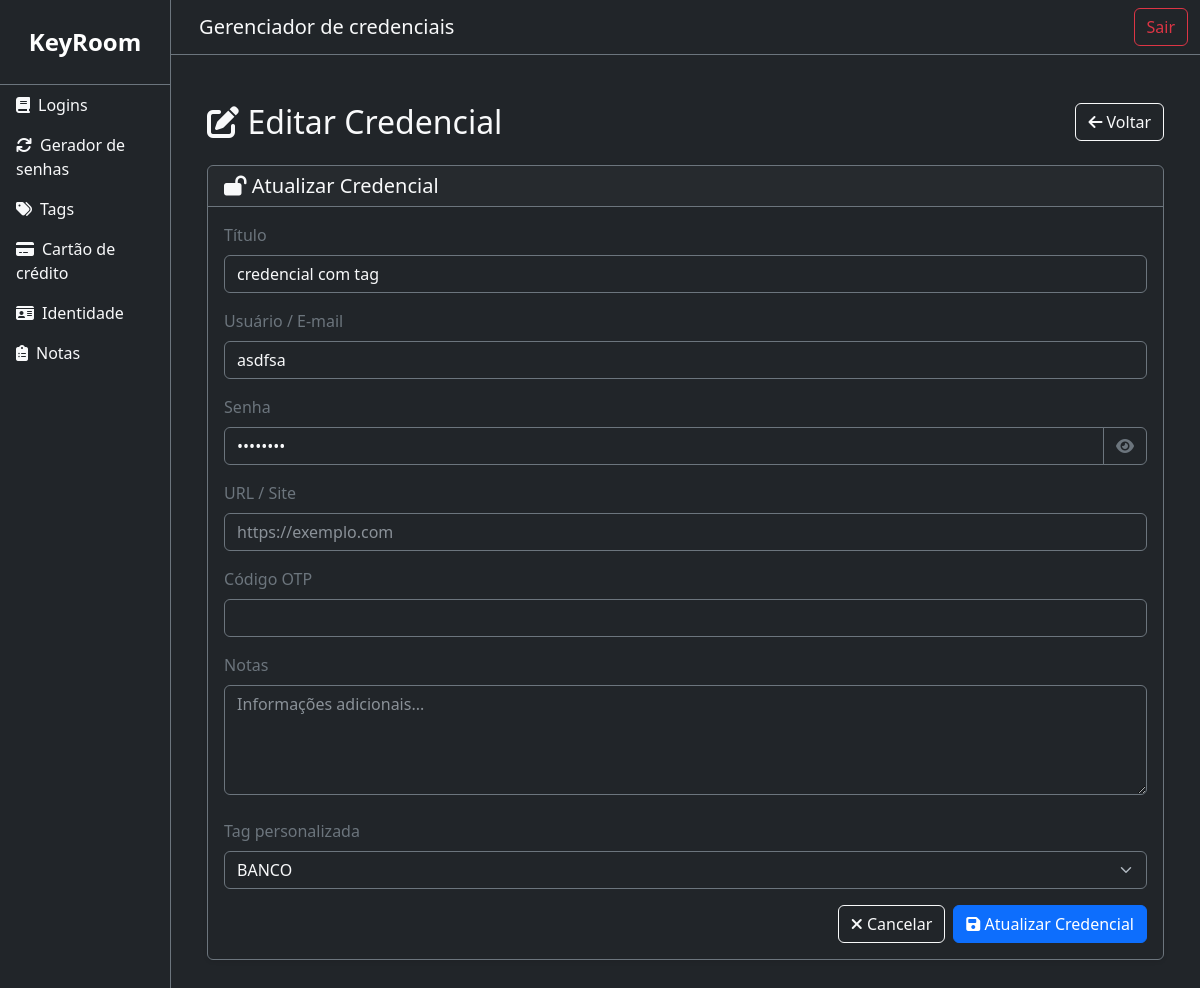
The app's page /credentials/edit/20/ (signed in) with its own data.
### core/models.py (models this page shows, shortened)
class Credential(models.Model):
    user = models.ForeignKey(User, on_delete=models.CASCADE, related_name='credentials')
    tag = models.ForeignKey(CustomTag, on_delete=models.SET_NULL, related_name='credentials', null=True,  blank=True)
    title = models.CharField(max_length=200)
    username = models.CharField(max_length=200)
    password = models.CharField(max_length=200, blank=True)
    url = models.CharField(max_length=200, blank=True)
    otpCode = models.CharField(max_length=200, blank=True)
    notes = models.TextField(blank=True)

class CustomTag(models.Model):
    user = models.ForeignKey(User, on_delete=models.CASCADE, related_name='custom_tags')
    name = models.CharField(max_length=50)

### core/views/view_credentials.py (the view)
# urls.py: path('credentials/edit/<int:id>/', view_credentials.edit_credential, name='edit_credential'),
@login_required(login_url='home_page')
def edit_credential(request,id):
    credential = get_object_or_404(Credential, id=id, user=request.user)
    form = CredentialForm(instance=credential, user=request.user)
    return render(request, 'credential/edit.html', {
        'form': form,
        'credential': credential
    })

### core/templates/credential/edit.html (shortened to what this page needs)
{% extends 'base.html' %}
{% block content %}
<div class="container py-4">
    <div class="d-flex justify-content-between align-items-center mb-4">
        <h2 class="text-light mb-0"><i class="fas fa-edit"></i> Editar Credencial</h2>
        <a href="{% url 'main_page' %}" class="btn btn-outline-light">
            <i class="fas fa-arrow-left"></i> Voltar
        </a>
    </div>
    <div class="card bg-dark text-light border-secondary shadow-sm">
        <div class="card-header border-secondary">
            <h5 class="mb-0"><i class="fas fa-lock-open"></i> Atualizar Credencial</h5>
        </div>
        <div class="card-body">
            <form method="post" action="{% url 'update_credential' credential.id %}">
                <div class="mb-3">
                    <label for="id_title" class="form-label text-secondary">Título</label>
                    <input type="text" name="title" maxlength="200" class="form-control bg-dark text-light border-secondary" id="id_title" value="{{ credential.title }}" required>
                </div>
                <div class="mb-3">
                    <label for="id_username" class="form-label text-secondary">Usuário / E-mail</label>
                    <input type="text" name="username" maxlength="200" class="form-control bg-dark text-light border-secondary" id="id_username" value="{{ credential.username }}" required>
                </div>
                <div class="mb-3">
                    <label for="id_password" class="form-label text-secondary">Senha</label>
                    <div class="input-group">
                        <input type="password" name="password" maxlength="200" class="form-control bg-dark text-light border-secondary" id="id_password" value="{{ credential.password }}" required>
                        <button class="btn btn-outline-secondary" type="button" onclick="togglePassword('id_password')"><i class="fas fa-eye"></i></button>
                    </div>
                </div>
                <div class="mb-3">
                    <label for="id_url" class="form-label text-secondary">URL / Site</label>
                    <input type="text" name="url" maxlength="200" class="form-control bg-dark text-light border-secondary" id="id_url" placeholder="https://exemplo.com" value="{{ credential.url }}">
                </div>
                <div class="mb-3">
                    <label for="id_otpCode" class="form-label text-secondary">Código OTP</label>
                    <input type="text" name="otpCode" maxlength="200" class="form-control bg-dark text-light border-secondary" id="id_otpCode" value="{{ credential.otpCode }}">
                </div>
                <div class="mb-4">
                    <label for="id_notes" class="form-label text-secondary">Notas</label>
                    <textarea name="notes" rows="4" class="form-control bg-dark text-light border-secondary" id="id_notes" placeholder="Informações adicionais...">{{ credential.notes }}</textarea>
                </div>
                <div class="mb-3">
                    <label for="id_tag" class="form-label text-secondary">Tag personalizada</label>
                    <select name="tag" class="form-select bg-dark text-light border-secondary" id="id_tag">
                        {% for tag in form.tag.field.queryset %}
                            <option value="{{ tag.id }}" {% if credential.tag and credential.tag.id == tag.id %}selected{% endif %}>
                                {{ tag.name }}
                            </option>
                        {% endfor %}
                    </select>
                </div>
                <div class="d-flex justify-content-end">
                    <a href="{% url 'main_page' %}" class="btn btn-outline-light me-2">
                        <i class="fas fa-times"></i> Cancelar
                    </a>
                    <button type="submit" class="btn btn-primary">
                        <i class="fas fa-save"></i> Atualizar Credencial
                    </button>
                </div>
            </form>
        </div>
    </div>
</div>
{% endblock %}

### records on screen
Credential: title "credencial com tag", username "asdfsa", tag "BANCO"
